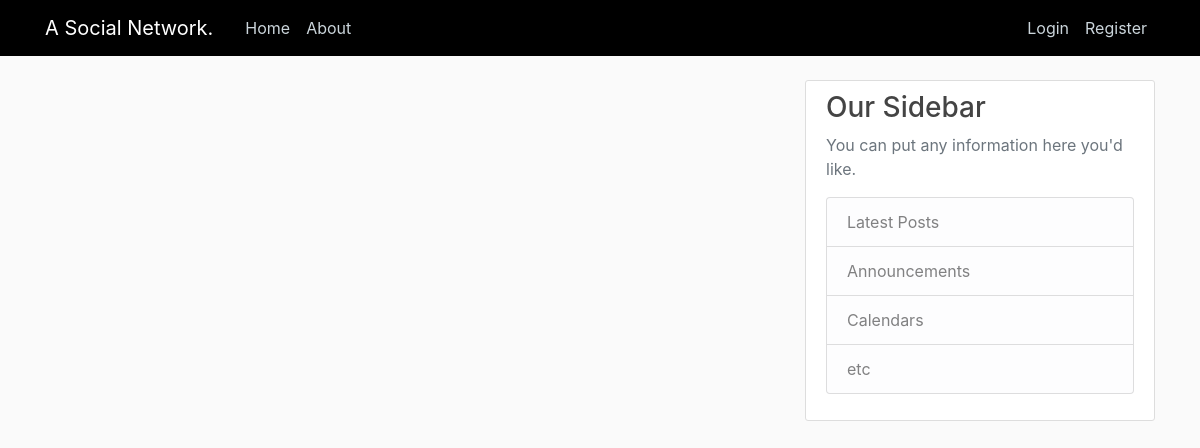
/home, run on an earlier commit of the app's database.
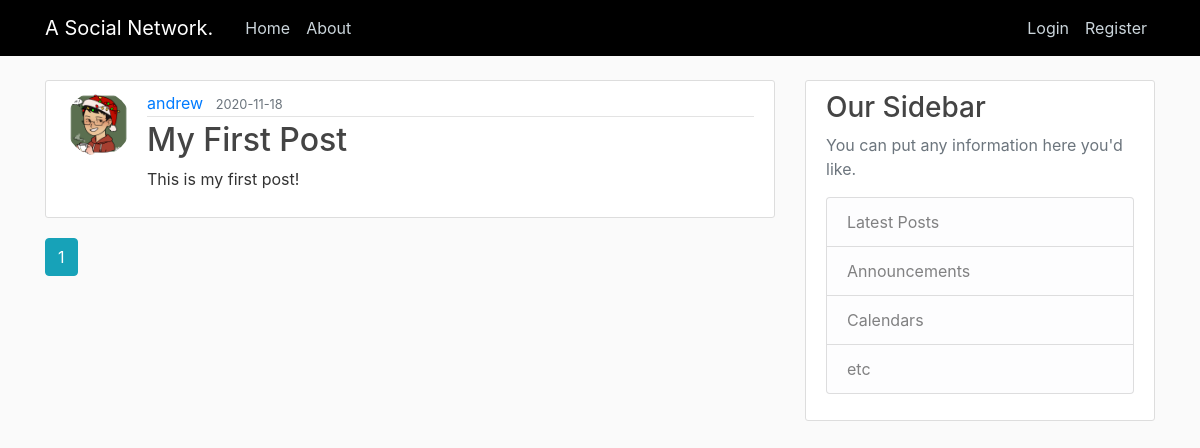
And on a later commit of the database.
### app/models.py (models this page shows, shortened)
class Post(db.Model):
    id = db.Column(db.Integer, primary_key = True)
    title = db.Column(db.String(100), nullable=False)
    date_posted = db.Column(db.DateTime, nullable=False, default=datetime.utcnow)
    content = db.Column(db.Text, nullable=False)
    user_id = db.Column(db.Integer, db.ForeignKey('user.id'), nullable=False)

class User(db.Model, UserMixin):
    id = db.Column(db.Integer, primary_key = True)
    username = db.Column(db.String(20), unique=True, nullable=False)
    email = db.Column(db.String(120), unique=True, nullable=False)
    image_file = db.Column(db.String(20),nullable=False, default='default.jpg')
    password = db.Column(db.String(60),nullable=False)
    posts = db.relationship('Post', backref='author', lazy=True)

### app/main/routes.py (the view)
@main.route('/')
@main.route('/home')
def home():
    page = request.args.get('page', 1, type=int)
    posts = Post.query.order_by(Post.date_posted.desc()).paginate(per_page=5, page=page)
    return render_template('home.html',posts=posts)

### app/templates/home.html
{% extends 'layout.html' %}
{% block content %}
    {% for post in posts.items %}
        <article class="media content-section">
            <img class="rounded-circle article-img" src="{{ url_for('static', filename='profile_pics/' + post.author.image_file) }}" alt="profile_picture">
            <div class="media-body">
            <div class="article-metadata">
                <a class="mr-2" href="{{ url_for('users.user_posts', username=post.author.username) }}">{{ post.author.username }}</a>
                <small class="text-muted">{{ post.date_posted.strftime('%Y-%m-%d') }}</small>
            </div>
            <h2><a class="article-title" href="{{ url_for('posts.post', post_id = post.id) }}">{{ post.title }}</a></h2>
            <p class="article-content">{{ post.content }}</p>
            </div>
        </article>
    {% endfor %}
    {% for page_num in posts.iter_pages(left_edge=1, right_edge=1, left_current=1, right_current=2) %}
        {% if page_num %}
            {% if posts.page == page_num %}
            <a  class= 'btn btn-info mb-4' href="{{ url_for('main.home', page=page_num) }}">{{ page_num }}</a>
            {% else %}
                <a  class= 'btn btn-outline-info mb-4' href="{{ url_for('main.home', page=page_num) }}">{{ page_num }}</a>
            {% endif %}
        {% else %}
            ...
        {% endif %}
    {% endfor %}
{% endblock content %}

What changed in the data, as far as the page shows it:
added Post: image_file (picture), author.username "andrew", date_posted "2020-11-18", title "My First Post", content "This is my first post!"
Also different on the page:
new list line: "1"
